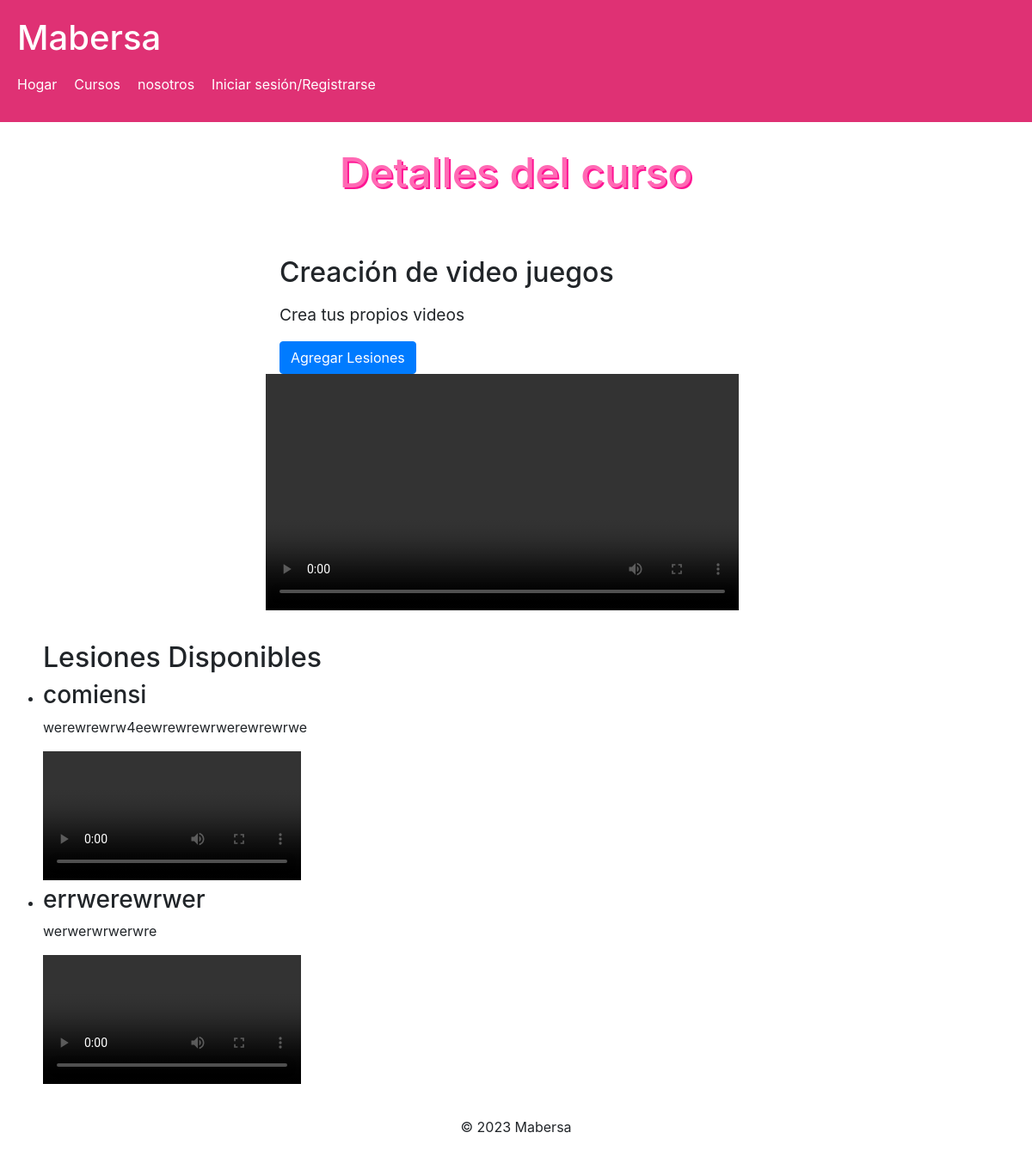
Screenshot of /teacher_course.php?c_id=30 with the database file from the repository.
### tables this page shows
CREATE TABLE `courses` (
  `c_id` int(11) NOT NULL,
  `t_id` int(11) NOT NULL,
  `course_name` varchar(255) NOT NULL,
  `course_description` text DEFAULT NULL,
  `video` varchar(255) DEFAULT NULL,
  `image` varchar(255) DEFAULT NULL,
  `timestamp` timestamp NOT NULL DEFAULT current_timestamp(),
  `approved` tinyint(1) DEFAULT 0
);

CREATE TABLE `lesiones` (
  `l_id` int(11) NOT NULL,
  `t_id` int(11) NOT NULL,
  `lesion_name` varchar(255) NOT NULL,
  `lesion_description` text DEFAULT NULL,
  `video` varchar(255) NOT NULL
);

### teacher_course.php (the view, shortened to what this page needs)
<?php
require_once('db_conn.php');
if (isset($_REQUEST['c_id'])) {
    $c_id = mysqli_real_escape_string($conn, $_REQUEST['c_id']);
    $sql = "SELECT * FROM courses WHERE `c_id` = '$c_id'";
    $result = mysqli_query($conn, $sql);
    $row = mysqli_fetch_assoc($result);
    if (mysqli_num_rows($result) > 0) {
        $c_id = $row['c_id'];
        $t_id = $row['t_id'];
        $sql_lesiones = "SELECT * FROM lesiones WHERE t_id = $t_id";
        $result_lesiones = mysqli_query($conn, $sql_lesiones);
    } else {
        $show = "<div class='error'>No se encontraron cursos.</div>";
    }
}
?>
<!DOCTYPE html>
<html>
<head>
    <link rel="stylesheet" type="text/css" href="./assets/css/style.css">
    <link rel="stylesheet" type="text/css" href="https://stackpath.bootstrapcdn.com/bootstrap/4.5.2/css/bootstrap.min.css">
</head>
<body>
    <?php include('header.php'); ?>
    <main>
        <h1 class="page-title">Detalles del curso</h1>
        <div class="course-container">
            <div class="course-info">
                <h2><?php echo $row['course_name']; ?></h2>
                <p><?php echo nl2br($row['course_description']); ?></p>
                <a href="add_lesion.php?c_id=<?php echo $c_id; ?>" class="btn btn-primary">Agregar Lesiones</a>
            </div>
            <div class="video-container">
                <video src="./<?php echo $row['video']; ?>" controls></video>
            </div>
        </div>
        <?php if (mysqli_num_rows($result_lesiones) > 0): ?>
            <h2>Lesiones Disponibles</h2>
            <ul>
                <?php while ($row_lesiones = mysqli_fetch_assoc($result_lesiones)): ?>
                    <li>
                        <h3><?php echo $row_lesiones['lesion_name']; ?></h3>
                        <p><?php echo $row_lesiones['lesion_description']; ?></p>
                        <video src="<?php echo $row_lesiones['video']; ?>" controls></video>
                    </li>
                <?php endwhile; ?>
            </ul>
        <?php endif; ?>
    </main>
    <?php include('footer.php'); ?>
</body>
</html>

### assets/css/style.css (style rules this page uses)
* { box-sizing: border-box; margin: 0; padding: 0; }
body { margin: 0; padding: 0; font-family: Arial, sans-serif; }
main { padding: 0 50px; }
.page-title { font-size: 48px; padding: 30px 0; text-align: center; color: #ff69b4; text-shadow: 2px 2px #ff1493; }
.course-container { display: flex; flex-wrap: wrap; justify-content: center; align-items: flex-start; padding: 30px 0; }
.video-container { width: 50%; margin-right: 2rem; }
.video-container video { width: 100%; }
.course-info { width: 50%; }
.course-info h2 { font-size: 2rem; margin-bottom: 1rem; }
.course-info p { font-size: 1.2rem; margin-bottom: 1rem; }

### rows the page displays
courses: course_name "Creación de video juegos", course_description "Crea tus propios videos"
lesiones: lesion_name "comiensi", lesion_description "werewrewrw4eewrewrewrwerewrewrwe"
lesiones: lesion_name "errwerewrwer", lesion_description "werwerwrwerwre"
